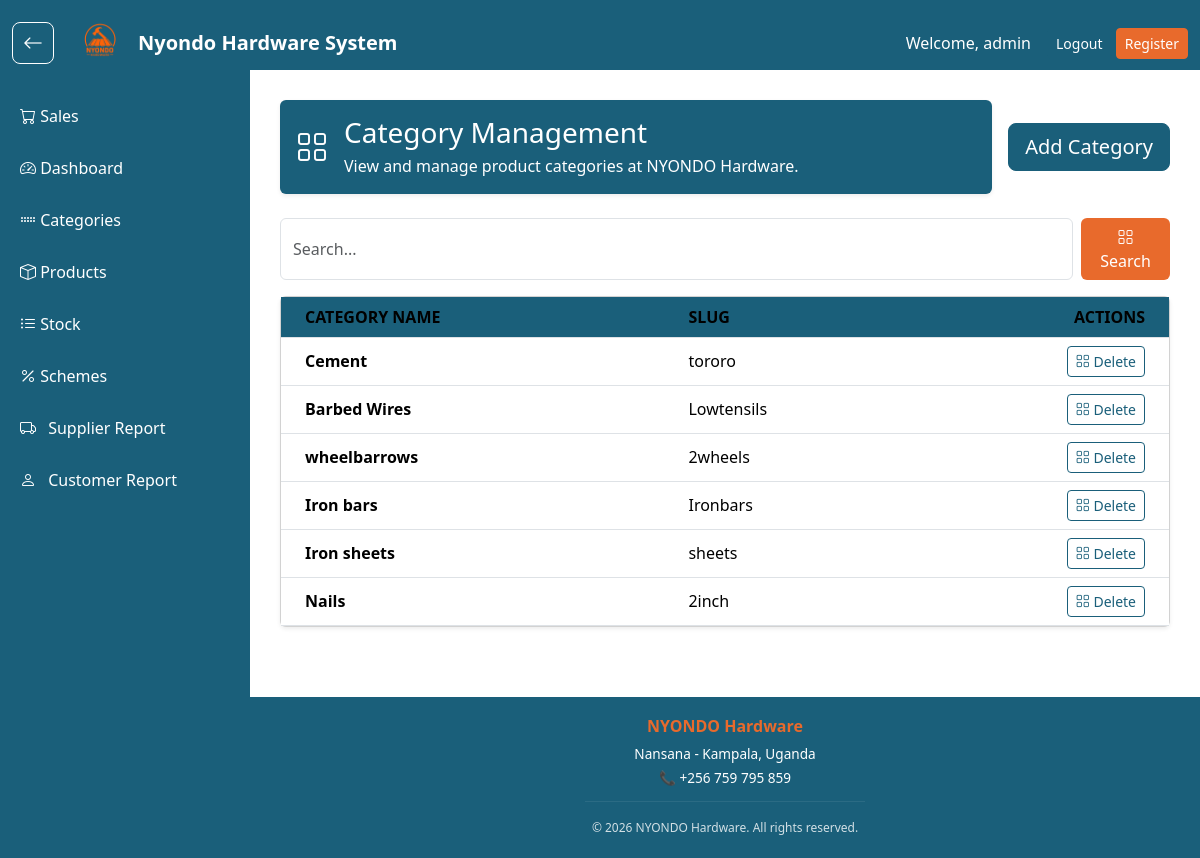
Page /saleapp/categories/ (signed in) on the committed database.
### saleapp/models.py (models this page shows, shortened)
class Category(models.Model):
    category_name = models.CharField(max_length=100, unique=True)
    slug = models.SlugField(unique=True)

### saleapp/views.py (the view)
# urls.py: path("categories/", views.category_list, name="category_list"),
@login_required
def category_list(request):
    search_query = request.GET.get('search', '').strip()
    categories = Category.objects.all()
    if search_query:
        categories = categories.filter(
            Q(category_name__icontains=search_query) |
            Q(slug__icontains=search_query)
        )
    return render(request, "category_list.html", {
        'categories': categories,
        'search_query': search_query
    })

### saleapp/templates/category_list.html (shortened to what this page needs)
{% extends 'base.html' %}
{% block content %}
<div class="d-flex flex-column flex-md-row align-items-start justify-content-between gap-3 mb-4">
    <div class="card flex-fill shadow-sm border-0" style="background-color: #1a5f7a; color: white;">
        <div class="card-body">
            <div class="d-flex align-items-center gap-3">
                <span class="fs-2"><i class="bi bi-grid"></i></span>
                <div>
                    <h3 class="mb-1">Category Management</h3>
                    <p class="mb-0 text-white-75">View and manage product categories at NYONDO Hardware.</p>
                </div>
            </div>
        </div>
    </div>
    <a href="{% url 'create_category' %}" class="btn btn-primary btn-lg align-self-center">Add Category</a>
</div>
  <form method="GET" action="" class="d-flex mb-3">
    <input type="text" name="search" class="form-control me-2"
           placeholder="Search..." value="{{ search_query }}">
    <button type="submit" class="btn" style="background-color: #e86a2c; color: white;">
        <i class="bi bi-grid"></i> Search
    </button>
</form>
<div class="card shadow-sm">
    <div class="card-body p-0">
        <div class="table-responsive">
            <table class="table mb-0" >
                <thead class="table- text-uppercase small;">
                    <tr>
                        <th class="ps-4" style="background-color: #1a5f7a;">Category Name</th>
                        <th style="background-color: #1a5f7a;">Slug</th>
                        <th class="text-end pe-4" style="background-color: #1a5f7a;">Actions</th>
                    </tr>
                </thead>
                <tbody>
                    {% for category in categories %}
                    <tr class="align-middle">
                        <td class="ps-4 fw-semibold">{{ category.category_name }}</td>
                        <td>{{ category.slug }}</td>
                        <td class="text-end pe-4">
                            <a href="{% url 'delete_category' category.id %}" class="btn btn-outline-danger btn-sm">
                                <i class="bi bi-grid"></i> Delete
                            </a>
                        </td>
                    </tr>
                    {% empty %}
                    <tr>
                        <td colspan="3" class="text-center py-4 text-muted">No categories have been added yet.</td>
                    </tr>
                    {% endfor %}
                </tbody>
            </table>
        </div>
    </div>
</div>
{% endblock %}

### templates/nav.html (shortened to what this page needs)
{% load static %}
<nav class="navbar navbar-dark top-navbar fixed-top">
    <div class="container-fluid d-flex justify-content-between align-items-center">
        <div class="d-flex align-items-center">
            <button
                type="button"
                class="back-arrow-btn me-3"
                onclick="goBackToPreviousPage()"
                aria-label="Go back"
                title="Go back">
                <i class="bi bi-arrow-left"></i>
            </button>
            <a href="{% url 'home' %}"
               class="navbar-brand fw-bold d-flex align-items-center">
                <img src="{% static 'stenalogo.png' %}"
                     alt="logo"
                     width="60"
                     height="60"
                     class="rounded-circle me-2">
                Nyondo Hardware System
            </a>
        </div>
        <div class="d-flex align-items-center">
            {% if user.is_authenticated %}
                <span class="text-white me-3">
                    Welcome, {{ user.username }}
                </span>
                <form action="{% url 'logout' %}" method="POST" class="m-0">
                    <button type="submit" class="btn btn-dark btn-sm">
                        Logout
                    </button>
                      <a href="{% url 'register' %}"
                   class="btn btn-secondary btn-sm">
                    Register
                </a>
                </form>
            {% endif %}
        </div>
    </div>
</nav>
<div class="sidebar">
      <a href="{% url 'home' %}">
            <i class="bi bi-cart"></i> Sales
             </a>
    {% if user.is_superuser %}
            <a href="{% url 'dashboard' %}">
            <i class="bi bi-speedometer2"></i> Dashboard
            </a>
            <a href="{% url 'category_list' %}">
                <i class="bi bi-grip-horizontal"></i> Categories
            </a>
            <a href="{% url 'product_list' %}">
                <i class="bi bi-box"></i> Products
            </a>
            <a href="{% url 'stock_receipt_list' %}">
                <i class="bi bi-list-ul"></i> Stock
            </a>
            <a href="{% url 'scheme_customer_list' %}">
                <i class="bi bi-percent"></i> Schemes
            </a>
            <a href="{% url 'supplier_report' %}">
                <i class="bi bi-truck me-2"></i> Supplier Report
            </a>
            <a href="{% url 'customer_report' %}">
                <i class="bi bi-person me-2"></i> Customer Report
            </a>
         {% endif %}
</div>

### templates/base.html (style rules this page uses)
:root { --brand-blue: #1a5f7a; --brand-orange: #e86a2c; --brand-black: #000000; --message-red: #dc3545; --message-green: #198754; }
body { color: var(--brand-black); display: flex; flex-direction: column; min-height: 100vh; }
.btn-primary, .btn-success, .btn-info, .btn-dark { border-color: var(--brand-blue) !important; background-color: var(--brand-blue) !important; color: #ffffff !important; }
.btn-secondary, .btn-warning, .btn-light { border-color: var(--brand-orange) !important; background-color: var(--brand-orange) !important; color: #ffffff !important; }
.btn-outline-primary, .btn-outline-secondary, .btn-outline-danger, .btn-outline-dark { border-color: var(--brand-blue) !important; color: var(--brand-blue) !important; }
.bi { color: currentColor; }

### templates/nav.html (style rules this page uses)
body { background-color: #ffffff; }
.top-navbar { height: 70px; z-index: 1000; background-color: #1a5f7a; }
.back-arrow-btn { width: 42px; height: 42px; display: inline-flex; align-items: center; justify-content: center; border: 1px solid #ffffff; border-radius: 8px; color: white; background-color: #1a5f7a; font-size: 1.25rem; text-decoration: none; transition: background-color 0.2s ease, border-color 0.2s ease; }
.sidebar { width: 250px; height: 100vh; position: fixed; top: 70px; left: 0; background-color: #1a5f7a; padding-top: 20px; }
.sidebar a { display: block; padding: 14px 20px; color: white; text-decoration: none; transition: 0.3s; }

### rows in the picture
Category: category_name "Cement", slug "tororo"
Category: category_name "Barbed Wires", slug "Lowtensils"
Category: category_name "wheelbarrows", slug "2wheels"
Category: category_name "Iron bars", slug "Ironbars"
Category: category_name "Iron sheets", slug "sheets"
Category: category_name "Nails", slug "2inch"

### other values in the picture
{{ user.username }} "admin"
